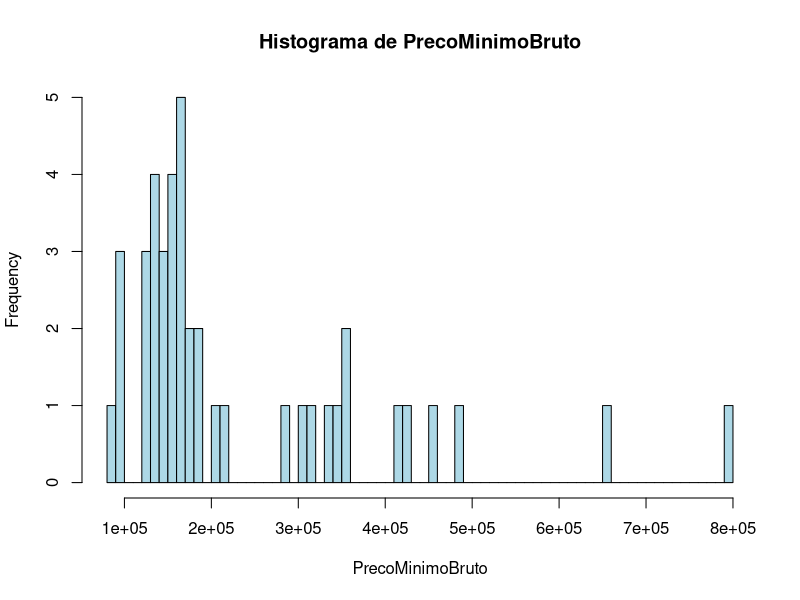
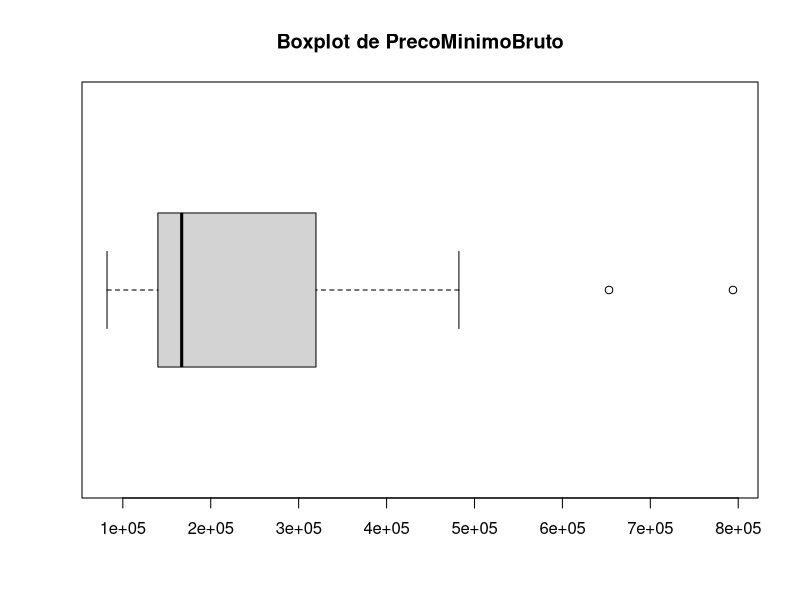
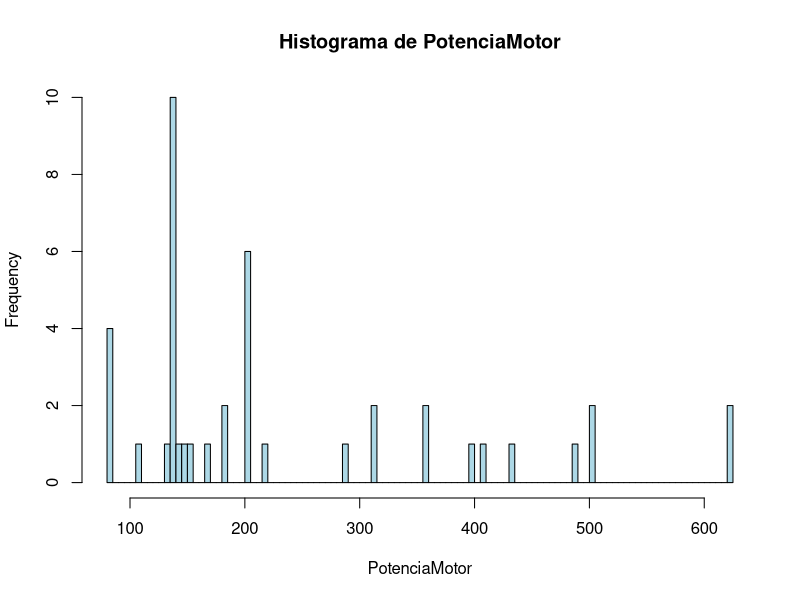
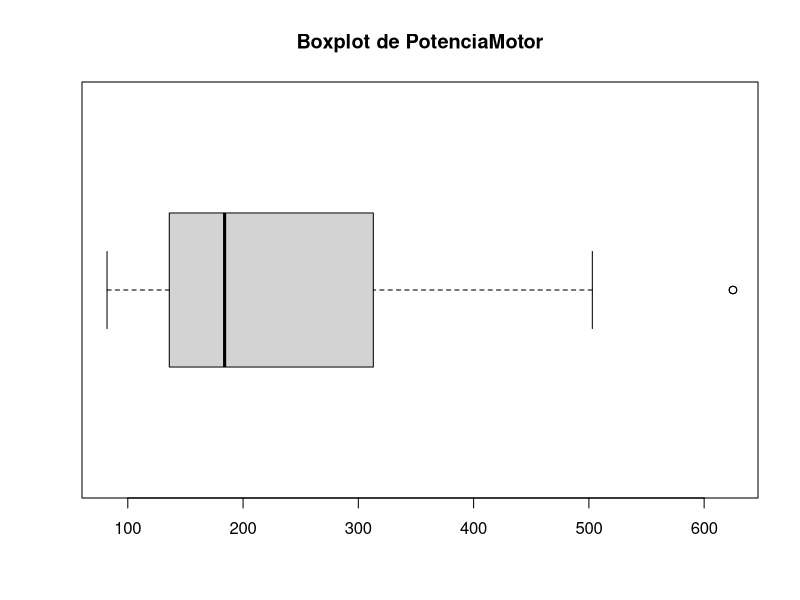
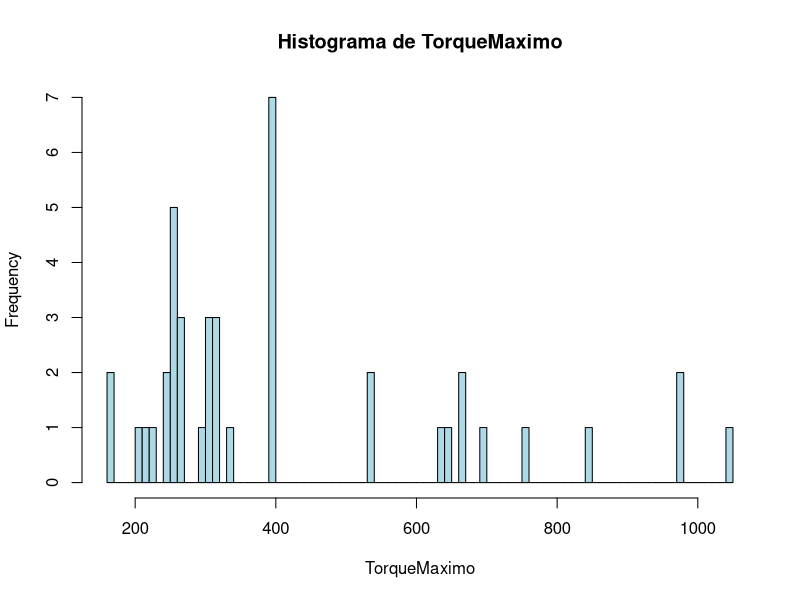
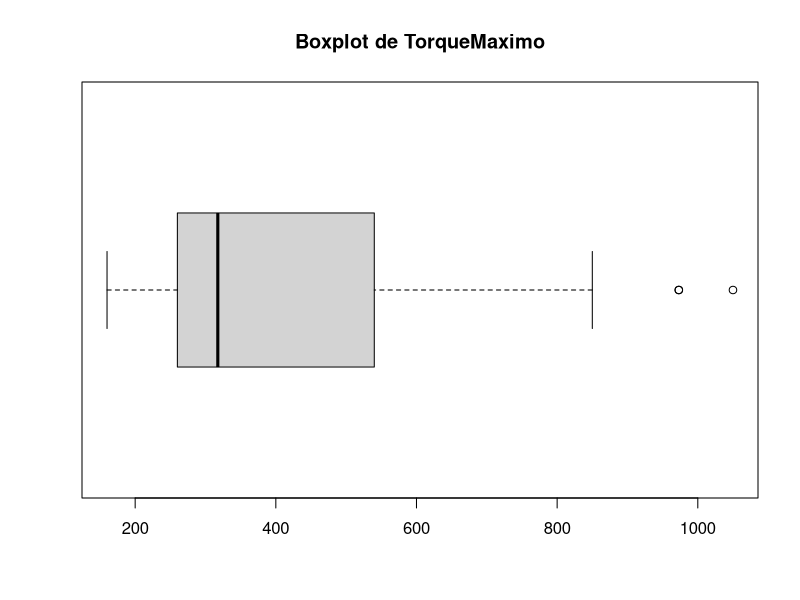
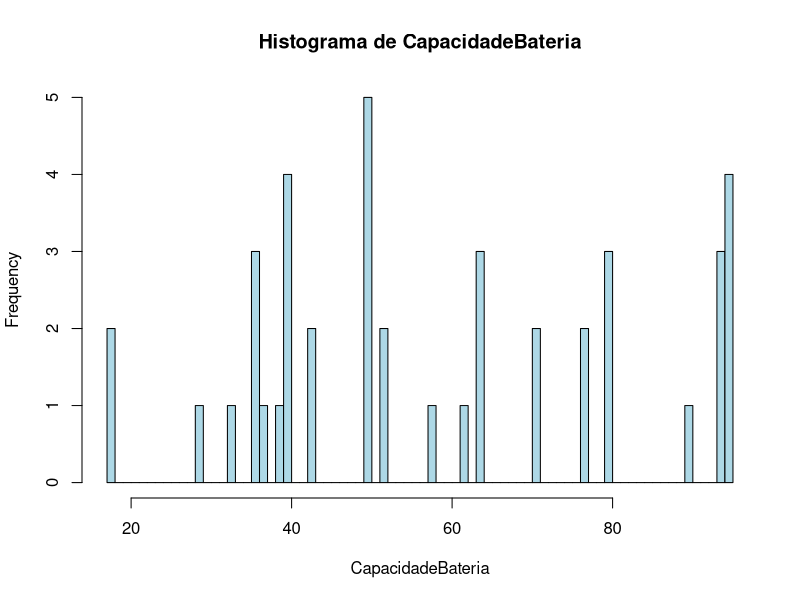
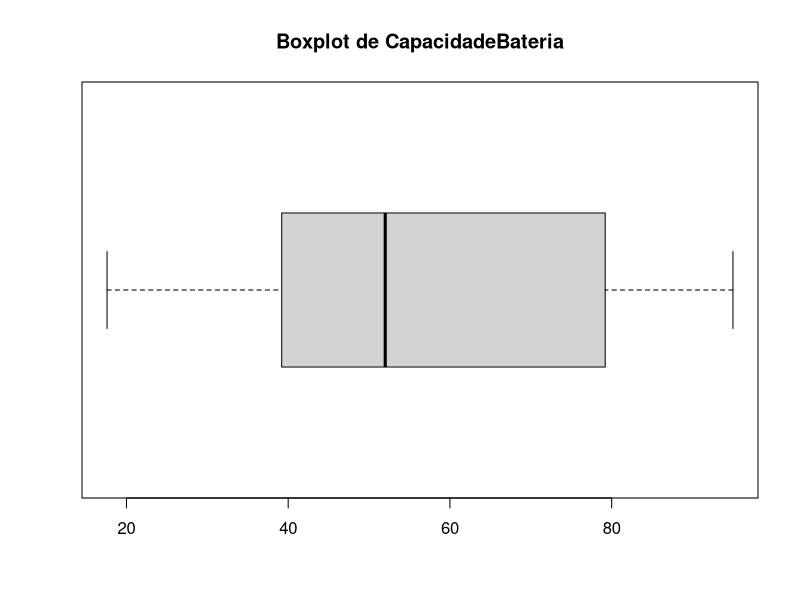

Reproduce these figures in R, in order.
# Projeto Feedback 1
# Machine Learning em Logística: Prevendo o consumo de energia de carros elétricos

## Definição do Problema de Negócio

# Uma empresa de transporte e logística deseja migrar sua frota para carros elétricos
# com o objetivo de reduzir custos.
# Antes de tomar a decisão, a empresa gostaria de prever o consumo de energia de carros
# elétricos com base em diversos fatores.
# Para tanto, usaremos o seguinte dataset com dados reais disponíveis publicamente:
# https://data.mendeley.com/datasets/tb9yrptydn/2

# O dataset em pauta inclui todos os carros totalmente elétricos (apenas automóveis de 
# passageiros cuja finalidade principal é o transporte de pessoas) no mercado primário 
# que foram obtidos de materiais oficiais (especificações técnicas e catálogos) fornecidos
# por fabricantes de automóveis com licença para vender carros na Polônia. Esses materiais 
# foram baixados de seus sites oficiais. 
# O dataset é composto por 53 carros elétricos (cada variante de um modelo – que difere em 
# termos de capacidade da bateria, potência do motor etc) e 22 variáveis (25 variáveis, 
# incluindo marca, modelo e “nome do carro” mesclando estes dois anteriores).

# Créditos:
# Hadasik, Bartłomiej; Kubiczek, Jakub (2021), “Dataset of electric passenger cars with 
# their specifications”, Mendeley Data, V2, doi: 10.17632/tb9yrptydn.2


## Objetivo 
# Construir um modelo de Machine Learning capaz de prever o consumo de energia de carros 
# elétricos com base em diversos fatores, tais como, o tipo e número de motores elétricos 
# do veículo, o peso do veículo, a capacidade de carga, entre outros atributos.


## Etapas do Processo de Construção de ML: 
# 1. Definição do Problema de Negócio (descrição supracitada);
# 2. Coleta dos dados;
# 3. Análise Exploratória dos dados;
# 4. Pré-Processamento dos dados (Limpeza, Organização dos dados e Seleção de Variáveis);
# 5. Preperação dos dados de treino e dados de teste;
# 6. Construção, treinamento, avaliação e otimização do Modelo de ML.


setwd("C:/Users/User/Cursos/DSA/FCD/1-BigDataRAzure/Cap20-Projetos_com_Feedback/Projeto_Feedback1")
getwd()

# Instalando pacote para leitura de arquivo excell
# install.packages("readxl")

# Carregando pacotes necessários
library(readxl) # Usado para leitura de arquivos excell
library(randomForest) # Usado para Seleção de Variáveis
library(caret) # Usado para otimização do modelo de machine learning

# 2. Coleta dos dados
dados <- read_excel("FEV-data-Excel.xlsx")
View(dados)
dim(dados)
str(dados)
summary(dados)


## 3. Análise Exploratória dos dados

# Renomeando as variáveis do dataset
names(dados) <- c("NomeCarro","Fabricante","Modelo","PrecoMinimoBruto","PotenciaMotor","TorqueMaximo",
                  "TipoFreios","SistemaTransmissao","CapacidadeBateria","AlcanceWLTP",
                  "DistanciaEntreEixos","Comprimento","Largura","Altura","PesoVazioMinimo",
                  "PesoBrutoPermitido","CapacidadeMaximaCarga","NumeroAssentos","NumeroPortas",
                  "TamanhoPneus","VelocidadeMaxima","CapacidadePortaMalas","Aceleracao_0_a_100kph",
                  "PotenciaMaximaCarregamentoDC","ConsumoEnergia")
names(dados)
View(dados)

# Analisando os dados podemos desde já reconhecer as variáveis target e preditoras do modelo:
# ConsumoEnergia = Variável target (variável dependente, o que se deseja prever para novos dados)
# NomeCarro, PrecoMinimo, PotenciaMotor, TorqueMaximo etc =  variáveis preditoras (variáveis independentes) 

# Verificando se os dados possuem valores missing (valores ausentes)
any(is.na(dados))

# Obtendo o número de linhas que possuem colunas não preenchidas (variáveis com valores nulos)
# Uma linha = um case (um caso) = um registro = uma oberservação 
sum(!complete.cases(dados))

# Agora, obtendo o número de linhas com colunas válidas (todas as variáveis preenchidas)
sum(complete.cases(dados))

# Qual o percentual de casos incompletos?
sum(!complete.cases(dados)) / sum(complete.cases(dados)) * 100 
# 26,19% do dataset tem valores missing (valores ausentes)

# Obtendo as variáveis com valores missing
sapply(dados, function(x) sum(is.na(x))) # ou colSums(is.na(dados))


## 4. Pré-Processamento dos dados (Limpeza, Organização dos dados e Seleção de Variáveis)
# Estratégia usada para remover linhas com valores missing:
# A estratégia usada pata tratamento de valores NA foi a remoção de todas as linhas que 
# contenham valores NA. Dessa forma, os dados permaneceriam mais fidedignos com a realidade. 
# Se a estratégia fosse a imputação de valores via média, mediana etc, estatisticamente 
# estaria correto, porém afetaria a integridade dos dados. Para o problema de negócio em pauta, 
# a imputação de dados, levaria a resultados fictícios. 

# Eliminando observações com valores missing
# Criando outra variável para não perder os dados originais
dadosPos <- na.omit(dados)   # ou dadosPos <- (dados[complete.cases(dados),])
sapply(dadosPos, function(x) sum(is.na(x)))
dim(dadosPos)
View(dadosPos)


## Plotando Boxplots e Histogramas de todas as variáveis numéricas
df <- as.data.frame(dadosPos)
numeric.var <- sapply(df, is.numeric) # Selecionar apenas variáveis numéricas

# Plotando histograma e boxplot de todas as variáveis numéricas do dataset
# Gráficos para análise de apenas uma variável - Boxplot e histograma
graphs <- lapply(names(df[,numeric.var]), function(x) {hist(df[,x], 100,
                                                               col="lightblue",
                                                               main=paste0("Histograma de ", x),
                                                               xlab=x);boxplot(df[,x], 
                                                                               main=paste0("Boxplot de ",x), 
                                                                               horizontal = TRUE)})
remove(df)
remove(graphs)
remove(numeric.var)


## Seleção de Variáveis mais relevantes (Feature Selection)

# Que variáveis (features) presentes em nosso conjunto de dados, devem ser usadas na criação do modelo?
# Avalidando a importância de todas as variaveis usando modelo randomForest
modelo <- randomForest(ConsumoEnergia ~ . , 
                       data = dadosPos, 
                       ntree = 100, 
                       nodesize = 10,
                       importance = TRUE) # importance = TRUE nos informa as variáveis mais importantes ...

# Plotando as variáveis por grau de importância
varImpPlot(modelo)
remove(modelo)

# Removendo as variáveis que menos contribuem ...
modelo2 <- randomForest(ConsumoEnergia ~ .
                        - CapacidadeMaximaCarga
                        - Aceleracao_0_a_100kph
                        - NomeCarro
                        - AlcanceWLTP
                        - Altura
                        - TamanhoPneus
                        - Fabricante
                        - CapacidadeBateria
                        - Modelo
                        - PotenciaMaximaCarregamentoDC
                        - NumeroAssentos
                        - TipoFreios
                        - NumeroPortas
                        , 
                        data = dadosPos, 
                        ntree = 100, 
                        nodesize = 10,
                        importance = TRUE)  

varImpPlot(modelo2)
remove(modelo2)

# Atualizando o dataset apenas com as variáveis mais relevantes
dadosPos <- dadosPos[,c("PesoBrutoPermitido",
                        "DistanciaEntreEixos",
                        "Comprimento",
                        "SistemaTransmissao",
                        "PesoVazioMinimo",
                        "Largura",
                        "PrecoMinimoBruto",
                        "TorqueMaximo",
                        "VelocidadeMaxima",
                        "PotenciaMotor",
                        "ConsumoEnergia")]
View(dadosPos)
str(dadosPos)
dim(dadosPos)


# Salvando dataset em arquivo csv
#write.csv(x = dadosPos, file = "dataset.csv", row.names = FALSE)

# Extraindo as variáveis numéricas
numeric_variable_list <- sapply(dadosPos, is.numeric)
numerical_data <- dadosPos[ ,numeric_variable_list]

# Análise Exploratória dos dados - Variáveis numéricas
# Matriz de Correlação - Explorando relacionamento entre variáveis numéricas
cor(numerical_data)

# Gerando o gráfico de correlação
#pairs(numerical_data)
pairs(numerical_data[1:5], labels = colnames(numerical_data)[1:5])
pairs(numerical_data[6:10], labels = colnames(numerical_data)[6:10])
remove(numeric_variable_list)
remove(numerical_data)


## 5. Preperação dos dados de treino e dados de teste;
# Criando a variável Index que será usada posteriormente para a divisão de dados de treino e dados de teste
dadosPos[,"index"] <- ifelse(runif(nrow(dadosPos)) < 0.7, 1, 0) # runif(n, min = 0, max = 1)
table(dadosPos$index)
round(prop.table(table(dadosPos$index)) * 100, digits = 2)

# Dados de treino e dados de teste
trainset <- dadosPos[dadosPos$index == 1, ]
testset <- dadosPos[dadosPos$index == 0, ]
nrow(trainset)
nrow(testset)

# Remoção do index dos conjuntos de dados de treino, teste e dadosPos
trainColNum <- grep('index', names(trainset)) # obtendo o índice da coluna da variável 'index'
trainset <- trainset[,-trainColNum]
testset <- testset[,-trainColNum]
dadosPos <- dadosPos[,-trainColNum]
View(trainset)
View(testset)
remove(trainColNum)


# 6. Construção, treinamento, avaliação e otimização do Modelo de ML

# Construção e treinamento do modelo usando Algoritmo de Regressão Linear
modelo_v1 <- lm(ConsumoEnergia ~., data = trainset) 

# Avaliando o modelo_v1
summary(modelo_v1) # R-squared:  0.9078, p-value: 2.883e-06

# Construção e treinamento do modelo usando Alghoritmo de Random Forest do pacote caret
modelo_v2 <- train(ConsumoEnergia ~ ., data = trainset, method = 'rf')

# Avaliando o modelo_v2
modelo_v2 # R-squared:  0.8083237

# Ajustando o modelo_v1 (permite otimizar o modelo)
controle1 <- trainControl(method = "cv", number = 10) 
# método = 'cv' (cross validation com 10 combinações de dados de treino e teste)

modelo_v3 <- train(ConsumoEnergia ~., 
                   data = trainset,
                   method = 'lm',
                   trControl = controle1,
                   metric = "Rsquared") # Coeficiente de determinação

# Avaliando o modelo_v2
summary(modelo_v3) # R-squared:  0.9078

# Resumo dos modelos v1, v2 e v3
summary(modelo_v1) # R-squared:  0.9078
modelo_v2 # R-squared:  0.8083237
summary(modelo_v3) # R-squared:  0.9078

# Resultado
# O modelo de Regressão Linear apresenta a melhor acurácia, e a versão otimizada (versão 3)
# não apresentou aumento da acurácia. Portanto usaremos a versão v1.

# Gerando as previsões ....
previsao <- predict(modelo_v1, testset)
previsao
data.frame(testset$ConsumoEnergia, previsao, previsao - testset$ConsumoEnergia)
plot(testset$ConsumoEnergia, previsao)
